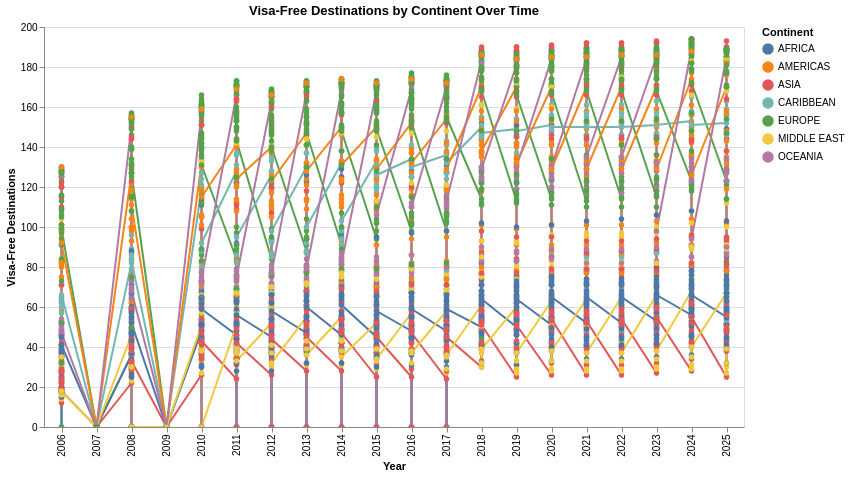

Write notebook code for a chart like this one.
### Code cell
# Altair line chart: visa-free count over time by continent
chart = alt.Chart(rank_by_year).mark_line(point=True).encode(
    x=alt.X('year:O', title='Year'),
    y=alt.Y('visa_free_count:Q', title='Visa-Free Destinations'),
    color=alt.Color('region:N', title='Continent'),
    tooltip=['country', 'region', 'year', 'visa_free_count']
).properties(
    title='Visa-Free Destinations by Continent Over Time',
    width=700,
    height=400
).interactive()

chart

### Figure 1 — Vega-Lite specification as saved in the notebook (floating-point values rounded to 4 significant figures; data arrays with more than 128 entries replaced by an {"elided": "..."} marker saying what was removed)
{"config": {"view": {"continuousWidth": 300, "continuousHeight": 300}}, "data": {"name": "data-461f42a1a50c9eb222976538c2383df7"}, "mark": {"type": "line", "point": true}, "encoding": {"color": {"field": "region", "title": "Continent", "type": "nominal"}, "tooltip": [{"field": "country", "type": "nominal"}, {"field": "region", "type": "nominal"}, {"field": "year", "type": "quantitative"}, {"field": "visa_free_count", "type": "quantitative"}], "x": {"field": "year", "title": "Year", "type": "ordinal"}, "y": {"field": "visa_free_count", "title": "Visa-Free Destinations", "type": "quantitative"}}, "height": 400, "params": [{"name": "param_1", "select": {"type": "interval", "encodings": ["x", "y"]}, "bind": "scales"}], "title": "Visa-Free Destinations by Continent Over Time", "width": 700, "$schema": "https://vega.github.io/schema/vega-lite/v5.20.1.json", "datasets": {"data-461f42a1a50c9eb222976538c2383df7": {"elided": "3950 records"}}}
